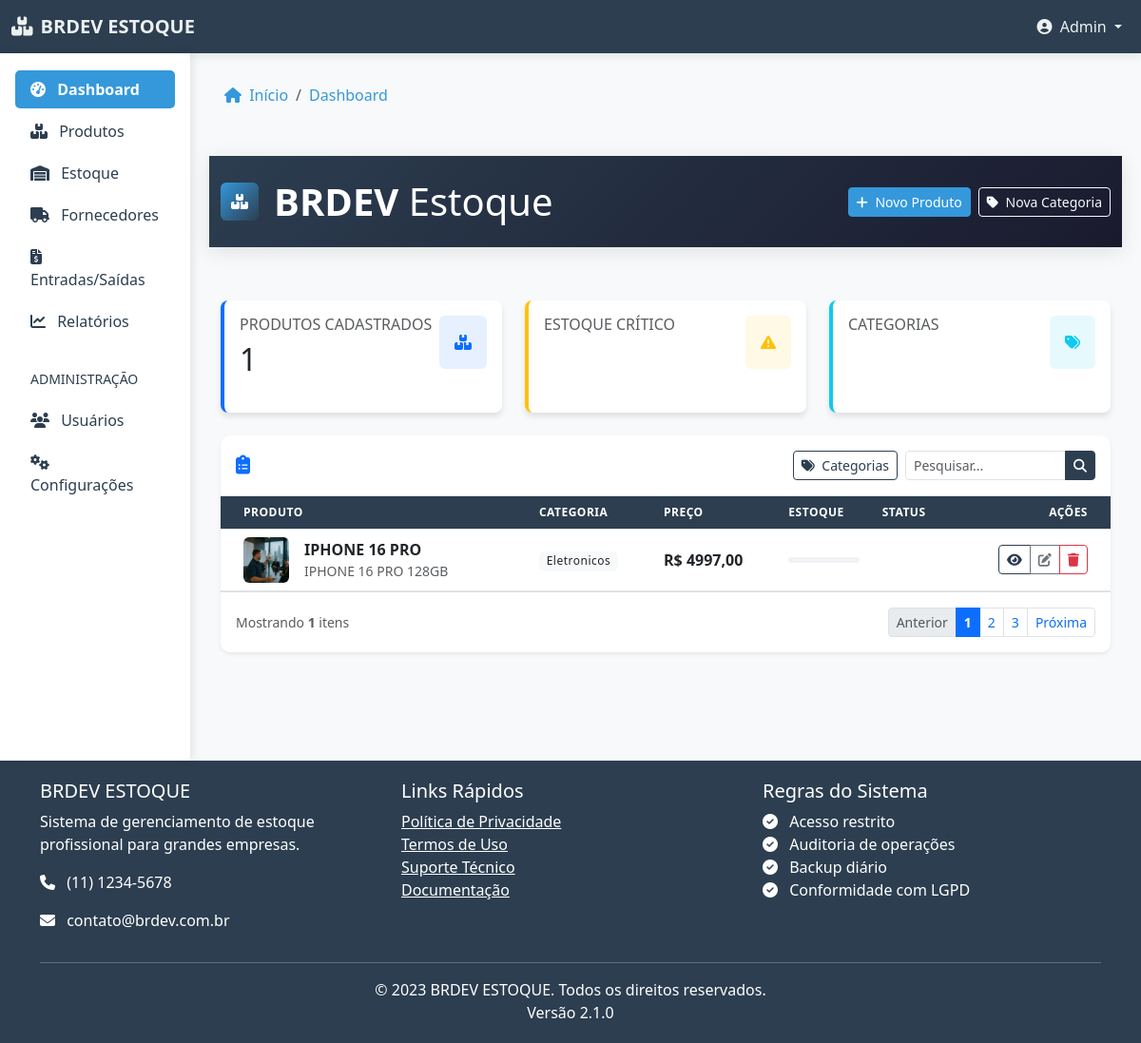
Before: / with the older database file.
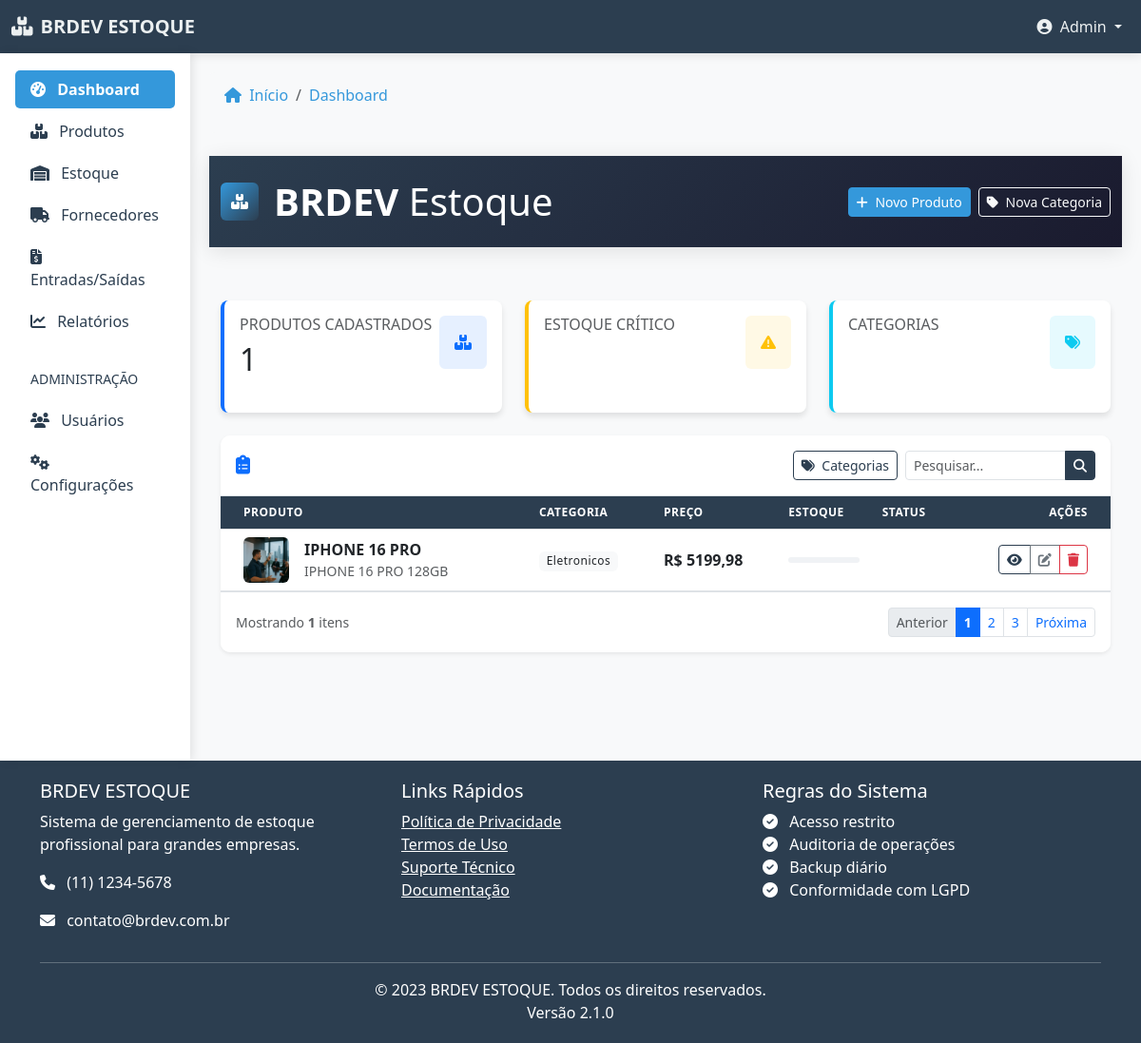
After: the same page with the newer database file.
### Proj/models.py (models this page shows, shortened)
class Produto(models.Model):
    nome = models.CharField(max_length=50, null=False, blank=False)
    categoria = models.ForeignKey(Categoria, on_delete=models.CASCADE,null=True, blank=True)
    preco = models.DecimalField(max_digits=10, decimal_places=2)
    Estoque = models.FloatField()
    status = models.BooleanField(default=True)
    photo = models.ImageField(upload_to='products/',blank=True, null=True)
    descricao = models.TextField(null=True, blank=True)

class Categoria(models.Model):
    nome = models.CharField(max_length=50, unique=True)

### Proj/views.py (the view)
# urls.py: path('', ProdutoListView.as_view(), name='ProdutoListView'),
class ProdutoListView(ListView):
    model = Produto
    template_name = 'Proj/products_list.html'
    context_object_name = 'produtos'
    def get_queryset(self):
        return Produto.objects.all().select_related('categoria')

### Proj/Templates/Proj/products_list.html (shortened to what the changed rows need)
{% extends "base.html" %}
{% load static %}
{% block content %}
<header class="header bg-gradient-dark">
  <div class="container py-4">
    <div class="d-flex justify-content-between align-items-center">
      <div class="d-flex align-items-center">
        <h1 class="mb-0 text-white">
          <span class="fw-bold">BRDEV</span> <span class="fw-light">Estoque</span>
        </h1>
      </div>
    </div>
  </div>
</header>
<main class="container py-4">
  <div class="row g-4 mb-4">
    <div class="col-md-4">
      <div class="card stat-card border-start border-4 border-primary">
        <div class="card-body">
          <div class="d-flex justify-content-between align-items-start">
            <div>
              <h2 class="mb-0">{{ produtos.count }}</h2>
            </div>
          </div>
        </div>
      </div>
    </div>
  </div>
  <div class="card shadow-sm border-0 overflow-hidden">
    <div class="table-responsive">
      <table class="table table-hover align-middle mb-0" id="productsTable">
        <thead class="table-light">
          <tr>
            <th class="ps-4">Produto</th>
            <th>Categoria</th>
            <th>Preço</th>
            <th>Estoque</th>
            <th>Status</th>
            <th class="text-end pe-4">Ações</th>
          </tr>
        </thead>
        <tbody>
          {% for produto in produtos %}
          <tr>
            <td class="ps-4">
              <div class="d-flex align-items-center">
                {% if produto.photo %}
                <img src="{{ produto.photo.url }}" alt="{{ produto.nome }}" class="rounded me-3" width="48" height="48" style="object-fit: cover;">
                {% else %}
                <div class="rounded bg-light d-flex align-items-center justify-content-center me-3" style="width: 48px; height: 48px;">
                  <i class="fas fa-box-open text-muted"></i>
                </div>
                {% endif %}
                <div>
                  <strong>{{ produto.nome }}</strong>
                  <div class="text-muted small">{{ produto.descricao|truncatechars:40 }}</div>
                </div>
              </div>
            </td>
            <td>
              <span class="badge bg-light text-dark">
                {{ produto.categoria.nome|default:"-" }}
              </span>
            </td>
            <td>
              <span class="fw-bold">R$ {{ produto.preco|floatformat:2 }}</span>
            </td>
            <td>
              <div class="d-flex align-items-center">
                <div class="progress flex-grow-1 me-2" style="height: 6px;">
                </div>
              </div>
            </td>
            <td>
            </td>
            <td class="text-end pe-4">
              <div class="btn-group btn-group-sm" role="group">
                <a href="{% url 'ProdutoDetailView' produto.pk %}" class="btn btn-sm btn-outline-dark" title="Visualizar" data-bs-toggle="tooltip">
                  <i class="fas fa-eye"></i>
                </a>
                <a href="{% url 'ProdutoUpdateView' produto.pk %}" class="btn btn-sm btn-outline-secondary" title="Editar" data-bs-toggle="tooltip">
                  <i class="fas fa-edit"></i>
                </a>
                <a href="{% url 'ProdutoDeleteView' produto.pk %}" class="btn btn-sm btn-outline-danger" title="Excluir" data-bs-toggle="tooltip">
                  <i class="fas fa-trash"></i>
                </a>
              </div>
            </td>
          </tr>
          {% endfor %}
        </tbody>
      </table>
    </div>
  </div>
</main>
{% endblock %}

Changed rows visible on the page:
changed Produto "IPHONE 16 PRO": preco "4997,00" → "5199,98"
